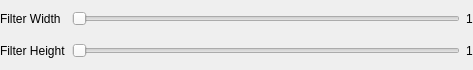
<ui version="4.0" >
 <class>CRectangularFilterParamsGuiComp</class>
 <widget class="QWidget" name="CRectangularFilterParamsGuiComp" >
  <property name="geometry" >
   <rect>
    <x>0</x>
    <y>0</y>
    <width>473</width>
    <height>70</height>
   </rect>
  </property>
  <property name="windowTitle" >
   <string>Form</string>
  </property>
  <layout class="QGridLayout" >
   <property name="margin" >
    <number>0</number>
   </property>
   <item row="0" column="0" >
    <widget class="QLabel" name="FilterWidthLabel" >
     <property name="text" >
      <string>Filter Width</string>
     </property>
    </widget>
   </item>
   <item row="0" column="1" >
    <widget class="QSlider" name="FilterWidthSlider" >
     <property name="minimum" >
      <number>0</number>
     </property>
     <property name="maximum" >
      <number>50</number>
     </property>
     <property name="orientation" >
      <enum>Qt::Horizontal</enum>
     </property>
    </widget>
   </item>
   <item row="1" column="0" >
    <widget class="QLabel" name="FilterHeightLabel" >
     <property name="text" >
      <string>Filter Height</string>
     </property>
    </widget>
   </item>
   <item row="1" column="1" >
    <widget class="QSlider" name="FilterHeightSlider" >
     <property name="minimum" >
      <number>0</number>
     </property>
     <property name="maximum" >
      <number>50</number>
     </property>
     <property name="orientation" >
      <enum>Qt::Horizontal</enum>
     </property>
    </widget>
   </item>
   <item row="0" column="2" >
    <widget class="QLabel" name="FilterWidthValueLabel" >
     <property name="text" >
      <string>1</string>
     </property>
    </widget>
   </item>
   <item row="1" column="2" >
    <widget class="QLabel" name="FilterHeightValueLabel" >
     <property name="text" >
      <string>1</string>
     </property>
    </widget>
   </item>
  </layout>
 </widget>
 <resources/>
 <connections/>
</ui>
